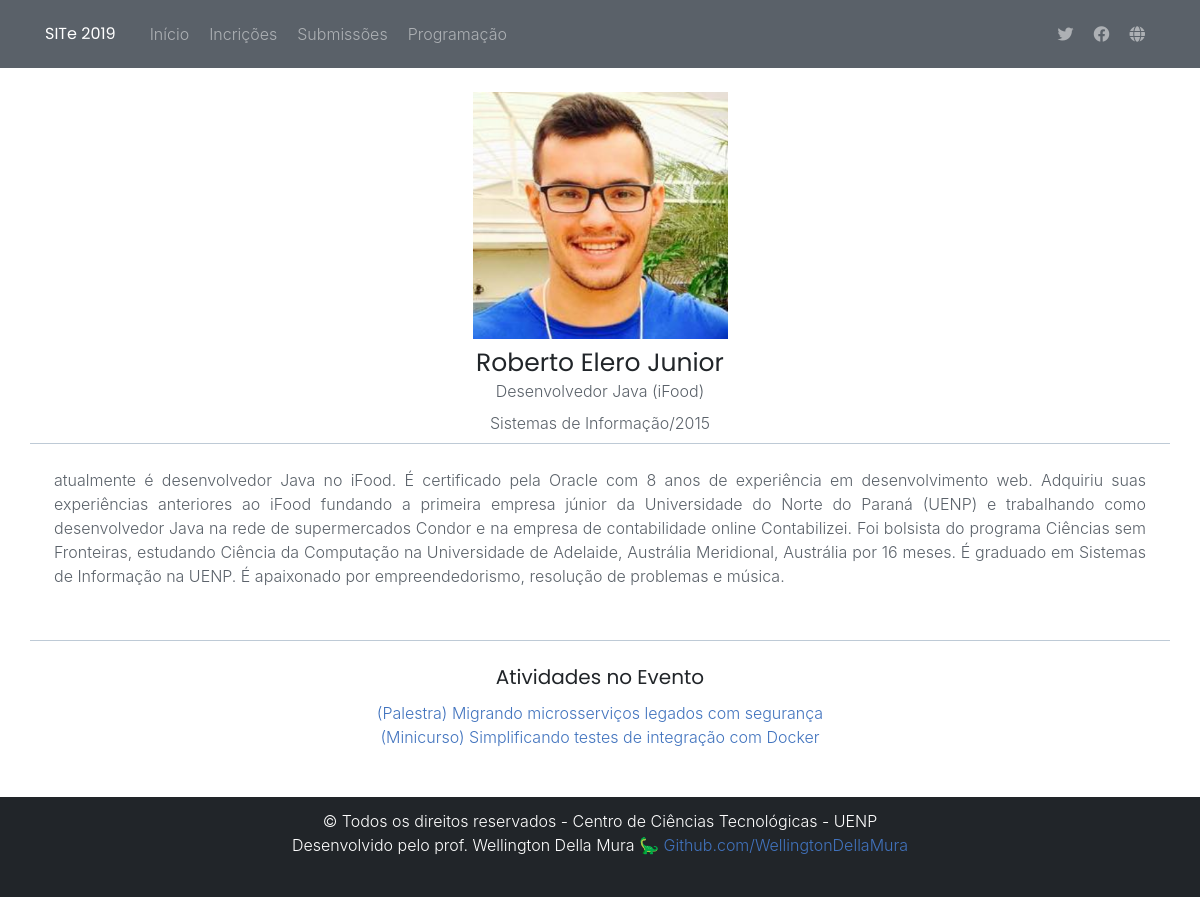
/src/public_html/nav.php?page=participante&id=2, run on the app's committed database.
### tables this page shows
CREATE TABLE `participante` (
  `id` int(11) NOT NULL,
  `nome` varchar(150) NOT NULL,
  `graduacao` varchar(500) NOT NULL,
  `ano_graduacao` int(11) DEFAULT NULL,
  `pos_graduacao` varchar(1000) DEFAULT NULL,
  `empresa` varchar(500) NOT NULL,
  `area_atuacao` varchar(500) NOT NULL,
  `resumo` varchar(5000) DEFAULT NULL,
  `contato` varchar(500) DEFAULT NULL,
  `redes_sociais` varchar(1500) DEFAULT NULL,
  `foto` varchar(500) NOT NULL
);

CREATE TABLE `oficina` (
  `id` int(11) NOT NULL,
  `titulo` varchar(500) NOT NULL,
  `descricao` varchar(5000) DEFAULT NULL,
  `foto` varchar(500) DEFAULT NULL,
  `participante_id` int(11) NOT NULL,
  `tipo_oficina_id` int(11) NOT NULL,
  `vagas` int(11) NOT NULL DEFAULT '20',
  `prerequisitos` varchar(1000) NOT NULL DEFAULT 'Nenhum',
  `carga_horaria` int(11) NOT NULL DEFAULT '4'
);

CREATE TABLE `tipo_oficina` (
  `id` int(11) NOT NULL,
  `descricao` varchar(50) NOT NULL,
  `vagas_limitadas` tinyint(1) NOT NULL DEFAULT '0'
);

### src/public_html/app/util.php (called while the page is built, shortened)
<?php
function sanitize_unsafe($value) {
   $search = array("\\",  "\x00", "\n",  "\r",  "'",  '"', "\x1a");
   $replace = array("\\\\","\\0","\\n", "\\r", "\'", '\"', "\\Z");
   return str_replace($search, $replace, $value);
}
function fromGet($var){
   if (isset($_GET[$var]))
      return sanitize_unsafe($_GET[$var]);
}

### src/public_html/app/components/participantes/data.php (called while the page is built, shortened)
<?php
function getParticipanteFromId($id){
  $sql = "select id, nome, graduacao, ano_graduacao, pos_graduacao, empresa, area_atuacao, resumo, contato, redes_sociais, foto from participante where id = $id";
  return oneFromDatabase($sql);
}
function getOficinaFromParticipanteId($id){
  $sql = "select o.titulo, o.id, o.descricao, o.foto, o.vagas, o.prerequisitos, o.carga_horaria, t.descricao as tipo_oficina from oficina o ".
        "left join tipo_oficina t on t.id = o.tipo_oficina_id".
        " where o.participante_id = $id";
  return fromDatabase($sql);
}

### src/public_html/app/database/connection.php (called while the page is built, shortened)
<?php
function getConnection(){
  $dbvendor = 'mysql';
  $username = 'root';
  $password = 'msdd#04_v3st1bul@r';
  $database = 'site_2019';
  $host = 'localhost';
  $connection = new PDO("$dbvendor:host=$host;dbname=$database;charset=utf8",  $username, $password);
  $connection->setAttribute(PDO::ATTR_ERRMODE, PDO::ERRMODE_EXCEPTION);
  return $connection;
}
function fromDatabase($sql){
  $array = array();
  foreach (getConnection()->query($sql) as $row) {
    $array[] = $row;
  }
  return $array;
}
function oneFromDatabase($sql){
  $stmt = getConnection()->prepare($sql);
  $stmt->execute();
  return $stmt->fetch();
}

### src/public_html/app/components/participantes/bootstrap.php (called while the page is built, shortened)
<?php
    function participanteRenderOne(){
        include 'show.php';
    }

### src/public_html/app/components/participantes/show.php (the view)
<?php
require_once 'data.php';
$id = fromGet('id');
$data = getParticipanteFromId($id);
$oficinas = getOficinaFromParticipanteId($id);
if (!isset($data) || !$data) {
    echo "<h1 class='text-center'> Informação não encontrada...</h1>";
} else {
    ?>
    <div class="mb-4">
        <div>
            <div class="col-10 col-md-3 col-lg-3 ml-auto mr-auto">
                <img src="images/avatar/<?= $data['foto'] ?>" style="width:100%" />
            </div>
            <h4 class="text-center m-0 mt-2"><?= $data['nome'] ?></h4>
            <p class="text-center  m-0 mb-2"><?= $data['area_atuacao'] ?> (<?= $data['empresa'] ?>)</p>
            <p class="text-center  m-0 mb-2"> <?= $data['graduacao'] ?>/<?= $data['ano_graduacao'] ?></p>
            <div class="border-top border-bottom p-4">
                <p class="text-justify">
                    <?= $data['resumo'] ?>
                </p>
            </div>
            <div class=" p-4 text-center">
                <h5>Atividades no Evento</h5>
                <div class="text-center">
                    <?php foreach ($oficinas as $item) { ?>
                        <a href="nav.php?page=oficina&id=<?= $item['id']?>">(<?= $item['tipo_oficina']?>) <?= $item['titulo'] ?></a><br/>
                    <?php } ?>
                    </div>
            </div>
        </div>
    </div>
<?php
}
?>

### src/public_html/css/site.css (style rules this page uses)
a { text-decoration: none !important; color: #4173be; }

### src/public_html/nav.php (style rules this page uses)
.site { display: flex; min-height: 100vh; flex-direction: column; }

### data on the page
participante: foto (picture), nome "Roberto Elero Junior", area_atuacao "Desenvolvedor Java", empresa "iFood", graduacao "Sistemas de Informação", ano_graduacao "2015", resumo "atualmente é desenvolvedor Java no iFood. É certificado pela Oracle com 8 anos de experiência em desenvolvimento web. Adquiriu suas experiências anteriores ao iFood fundando a primeira empresa júnior da Universidade do Norte do Paraná (UENP) e trabalhando como desenvolvedor Java na rede de supermercados Condor e na empresa de contabilidade online Contabilizei. Foi bolsista do programa Ciências sem Fronteiras, estudando Ciência da Computação na Universidade de Adelaide, Austrália Meridional, Austrália por 16 meses. É graduado em Sistemas de Informação na UENP. É apaixonado por empreendedorismo, resolução de problemas e música."
oficina: tipo_oficina.descricao "Palestra", titulo "Migrando microsserviços legados com segurança"
oficina: tipo_oficina.descricao "Minicurso", titulo "Simplificando testes de integração com Docker"

### other printed values
$data['name'] "SITe 2019"
